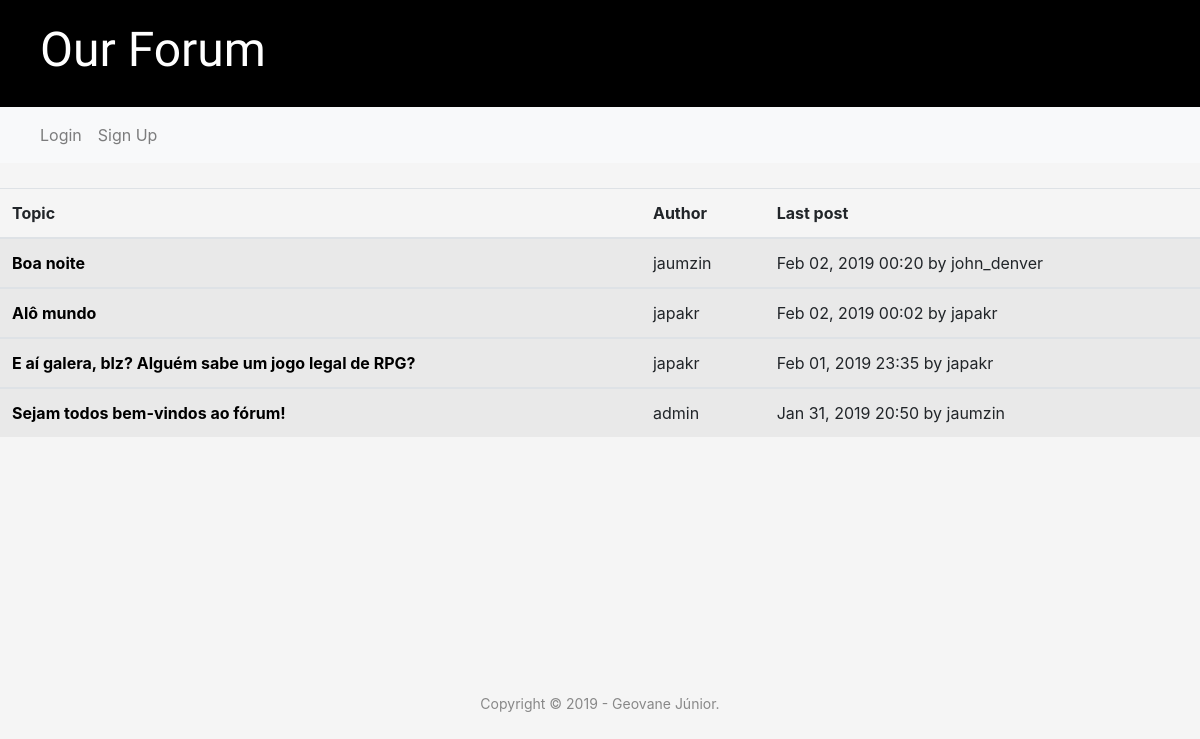
Before: / with the older database file.
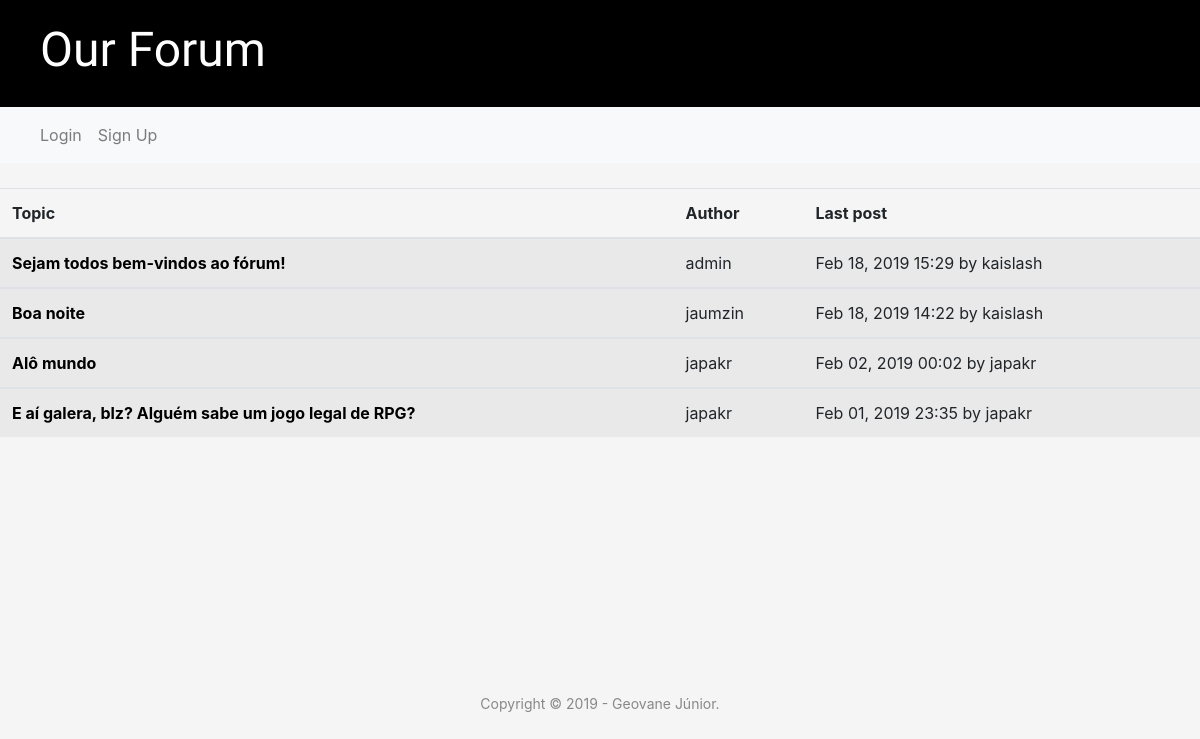
After: the same page with the newer database file.
### forum/models.py (models this page shows)
class Topic(models.Model):
    title = models.CharField(max_length=80)
    text = models.TextField()
    date_added = models.DateTimeField(auto_now_add=True)
    edit_date = models.DateTimeField(blank=True, null=True)
    author = models.ForeignKey(User, on_delete=models.CASCADE)
    last_update = models.DateTimeField(auto_now_add=True)
    last_poster = models.ForeignKey(User, on_delete=models.CASCADE, related_name='last_poster')
    def __str__(self):
        return self.title

### forum/views.py (the view)
# urls.py: path('', views.index, name='index'),
def index(request):
    topics = Topic.objects.order_by('-last_update')
    return render(request, 'forum/index.html', {'topics': topics})

### forum/templates/forum/index.html (shortened to what this page needs)
{% extends 'forum/base.html' %}
{% block content %}
  <table class="table table-striped">
    <thead>
      <tr>
        <th>Topic</th>
        <th>Author</th>
        <th>Last post</th>
      </tr>
    </thead>
    {% for topic in topics %}
    <tbody>
      <tr>
        <td><a href="{% url 'topic' topic_id=topic.id %}"><strong>{{ topic }}</strong></a></td>
        <td>{{ topic.author }}</td>
        <td>{{ topic.last_update|date:'M d, Y H:i' }} by {{ topic.last_poster }}</td>
      </tr>
    </tbody>
    {% endfor %}
  </table>
{% endblock content %}

Changed rows visible on the page:
changed Topic "Sejam todos bem-vindos ao fórum!": last_update "Jan 31, 2019 20:50" → "Feb 18, 2019 15:29"; last_poster "jaumzin" → "kaislash"; moves up the list
changed Topic "Boa noite": last_update "Feb 02, 2019 00:20" → "Feb 18, 2019 14:22"; last_poster "john_denver" → "kaislash"
